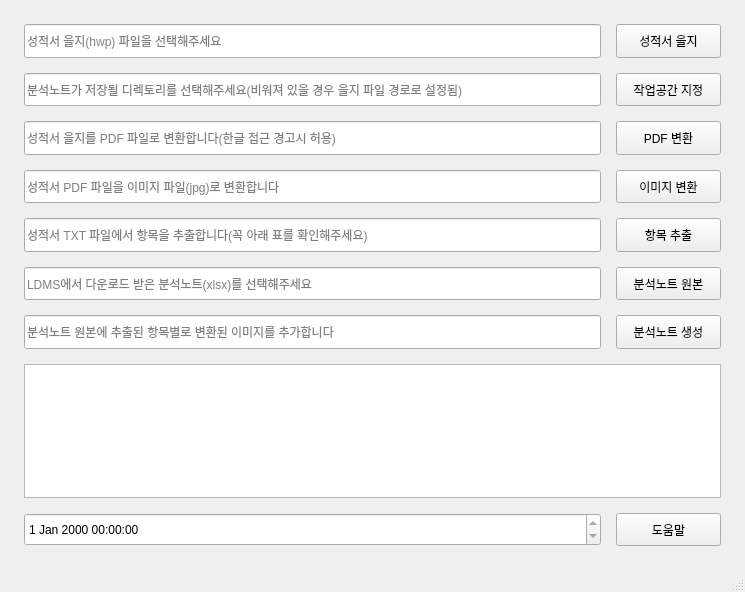
<?xml version="1.0" encoding="UTF-8"?>
<ui version="4.0">
 <class>MainWindow</class>
 <widget class="QMainWindow" name="MainWindow">
  <property name="geometry">
   <rect>
    <x>0</x>
    <y>0</y>
    <width>745</width>
    <height>592</height>
   </rect>
  </property>
  <property name="windowTitle">
   <string>MainWindow</string>
  </property>
  <widget class="QWidget" name="centralwidget">
   <layout class="QVBoxLayout" name="verticalLayout">
    <item>
     <layout class="QGridLayout" name="gridLayout" rowstretch="1,1,1,1,1,1,1,4,1" columnstretch="11,2">
      <property name="leftMargin">
       <number>15</number>
      </property>
      <property name="topMargin">
       <number>15</number>
      </property>
      <property name="rightMargin">
       <number>15</number>
      </property>
      <property name="bottomMargin">
       <number>15</number>
      </property>
      <property name="spacing">
       <number>15</number>
      </property>
      <item row="2" column="1">
       <widget class="QPushButton" name="Button_hwp2pdf">
        <property name="sizePolicy">
         <sizepolicy hsizetype="Minimum" vsizetype="Preferred">
          <horstretch>0</horstretch>
          <verstretch>0</verstretch>
         </sizepolicy>
        </property>
        <property name="text">
         <string>PDF 변환</string>
        </property>
       </widget>
      </item>
      <item row="3" column="1">
       <widget class="QPushButton" name="Button_pdf2jpg">
        <property name="sizePolicy">
         <sizepolicy hsizetype="Minimum" vsizetype="Preferred">
          <horstretch>0</horstretch>
          <verstretch>0</verstretch>
         </sizepolicy>
        </property>
        <property name="text">
         <string>이미지 변환</string>
        </property>
       </widget>
      </item>
      <item row="7" column="0" colspan="2">
       <widget class="QTableWidget" name="tableWidget"/>
      </item>
      <item row="3" column="0">
       <widget class="QLineEdit" name="Line_tr_pdf">
        <property name="sizePolicy">
         <sizepolicy hsizetype="Expanding" vsizetype="Expanding">
          <horstretch>0</horstretch>
          <verstretch>0</verstretch>
         </sizepolicy>
        </property>
        <property name="inputMask">
         <string/>
        </property>
        <property name="text">
         <string/>
        </property>
        <property name="readOnly">
         <bool>true</bool>
        </property>
        <property name="placeholderText">
         <string>성적서 PDF 파일을 이미지 파일(jpg)로 변환합니다</string>
        </property>
       </widget>
      </item>
      <item row="1" column="0">
       <widget class="QLineEdit" name="Line_sel_dir">
        <property name="sizePolicy">
         <sizepolicy hsizetype="Expanding" vsizetype="Preferred">
          <horstretch>0</horstretch>
          <verstretch>0</verstretch>
         </sizepolicy>
        </property>
        <property name="inputMask">
         <string/>
        </property>
        <property name="text">
         <string/>
        </property>
        <property name="readOnly">
         <bool>true</bool>
        </property>
        <property name="placeholderText">
         <string>분석노트가 저장될 디렉토리를 선택해주세요(비워져 있을 경우 을지 파일 경로로 설정됨)</string>
        </property>
       </widget>
      </item>
      <item row="5" column="0">
       <widget class="QLineEdit" name="Line_sel_xls">
        <property name="sizePolicy">
         <sizepolicy hsizetype="Expanding" vsizetype="Preferred">
          <horstretch>0</horstretch>
          <verstretch>0</verstretch>
         </sizepolicy>
        </property>
        <property name="inputMask">
         <string/>
        </property>
        <property name="text">
         <string/>
        </property>
        <property name="readOnly">
         <bool>true</bool>
        </property>
        <property name="placeholderText">
         <string>LDMS에서 다운로드 받은 분석노트(xlsx)를 선택해주세요</string>
        </property>
       </widget>
      </item>
      <item row="2" column="0">
       <widget class="QLineEdit" name="Line_tr_hwp">
        <property name="sizePolicy">
         <sizepolicy hsizetype="Expanding" vsizetype="Expanding">
          <horstretch>0</horstretch>
          <verstretch>0</verstretch>
         </sizepolicy>
        </property>
        <property name="inputMask">
         <string/>
        </property>
        <property name="text">
         <string/>
        </property>
        <property name="readOnly">
         <bool>true</bool>
        </property>
        <property name="placeholderText">
         <string>성적서 을지를 PDF 파일로 변환합니다(한글 접근 경고시 허용)</string>
        </property>
       </widget>
      </item>
      <item row="1" column="1">
       <widget class="QPushButton" name="Button_sel_dir">
        <property name="sizePolicy">
         <sizepolicy hsizetype="Minimum" vsizetype="Preferred">
          <horstretch>0</horstretch>
          <verstretch>0</verstretch>
         </sizepolicy>
        </property>
        <property name="text">
         <string>작업공간 지정</string>
        </property>
       </widget>
      </item>
      <item row="0" column="0">
       <widget class="QLineEdit" name="Line_sel_hwp">
        <property name="sizePolicy">
         <sizepolicy hsizetype="Expanding" vsizetype="Preferred">
          <horstretch>0</horstretch>
          <verstretch>0</verstretch>
         </sizepolicy>
        </property>
        <property name="inputMask">
         <string/>
        </property>
        <property name="text">
         <string/>
        </property>
        <property name="readOnly">
         <bool>true</bool>
        </property>
        <property name="placeholderText">
         <string>성적서 을지(hwp) 파일을 선택해주세요</string>
        </property>
       </widget>
      </item>
      <item row="8" column="1">
       <widget class="QPushButton" name="Button_help">
        <property name="sizePolicy">
         <sizepolicy hsizetype="Minimum" vsizetype="Preferred">
          <horstretch>0</horstretch>
          <verstretch>0</verstretch>
         </sizepolicy>
        </property>
        <property name="text">
         <string>도움말</string>
        </property>
       </widget>
      </item>
      <item row="8" column="0">
       <widget class="QDateTimeEdit" name="dateTimeEdit">
        <property name="sizePolicy">
         <sizepolicy hsizetype="Preferred" vsizetype="Preferred">
          <horstretch>0</horstretch>
          <verstretch>0</verstretch>
         </sizepolicy>
        </property>
        <property name="readOnly">
         <bool>true</bool>
        </property>
       </widget>
      </item>
      <item row="6" column="0">
       <widget class="QLineEdit" name="Line_mk_xls">
        <property name="sizePolicy">
         <sizepolicy hsizetype="Expanding" vsizetype="Expanding">
          <horstretch>0</horstretch>
          <verstretch>0</verstretch>
         </sizepolicy>
        </property>
        <property name="inputMask">
         <string/>
        </property>
        <property name="text">
         <string/>
        </property>
        <property name="readOnly">
         <bool>true</bool>
        </property>
        <property name="placeholderText">
         <string>분석노트 원본에 추출된 항목별로 변환된 이미지를 추가합니다</string>
        </property>
       </widget>
      </item>
      <item row="6" column="1">
       <widget class="QPushButton" name="Button_mk_xls">
        <property name="sizePolicy">
         <sizepolicy hsizetype="Minimum" vsizetype="Preferred">
          <horstretch>0</horstretch>
          <verstretch>0</verstretch>
         </sizepolicy>
        </property>
        <property name="text">
         <string>분석노트 생성</string>
        </property>
       </widget>
      </item>
      <item row="0" column="1">
       <widget class="QPushButton" name="Button_sel_hwp">
        <property name="sizePolicy">
         <sizepolicy hsizetype="Minimum" vsizetype="Preferred">
          <horstretch>0</horstretch>
          <verstretch>0</verstretch>
         </sizepolicy>
        </property>
        <property name="text">
         <string>성적서 을지</string>
        </property>
       </widget>
      </item>
      <item row="4" column="1">
       <widget class="QPushButton" name="Button_prs_hwp">
        <property name="sizePolicy">
         <sizepolicy hsizetype="Minimum" vsizetype="Preferred">
          <horstretch>0</horstretch>
          <verstretch>0</verstretch>
         </sizepolicy>
        </property>
        <property name="text">
         <string>항목 추출</string>
        </property>
       </widget>
      </item>
      <item row="5" column="1">
       <widget class="QPushButton" name="Button_sel_xls">
        <property name="sizePolicy">
         <sizepolicy hsizetype="Minimum" vsizetype="Preferred">
          <horstretch>0</horstretch>
          <verstretch>0</verstretch>
         </sizepolicy>
        </property>
        <property name="text">
         <string>분석노트 원본</string>
        </property>
       </widget>
      </item>
      <item row="4" column="0">
       <widget class="QLineEdit" name="Line_prs_hwp">
        <property name="sizePolicy">
         <sizepolicy hsizetype="Expanding" vsizetype="Expanding">
          <horstretch>0</horstretch>
          <verstretch>0</verstretch>
         </sizepolicy>
        </property>
        <property name="inputMask">
         <string/>
        </property>
        <property name="text">
         <string/>
        </property>
        <property name="readOnly">
         <bool>true</bool>
        </property>
        <property name="placeholderText">
         <string>성적서 TXT 파일에서 항목을 추출합니다(꼭 아래 표를 확인해주세요)</string>
        </property>
       </widget>
      </item>
     </layout>
    </item>
   </layout>
  </widget>
  <widget class="QMenuBar" name="menubar">
   <property name="geometry">
    <rect>
     <x>0</x>
     <y>0</y>
     <width>745</width>
     <height>21</height>
    </rect>
   </property>
  </widget>
  <widget class="QStatusBar" name="statusbar"/>
 </widget>
 <resources/>
 <connections/>
</ui>
